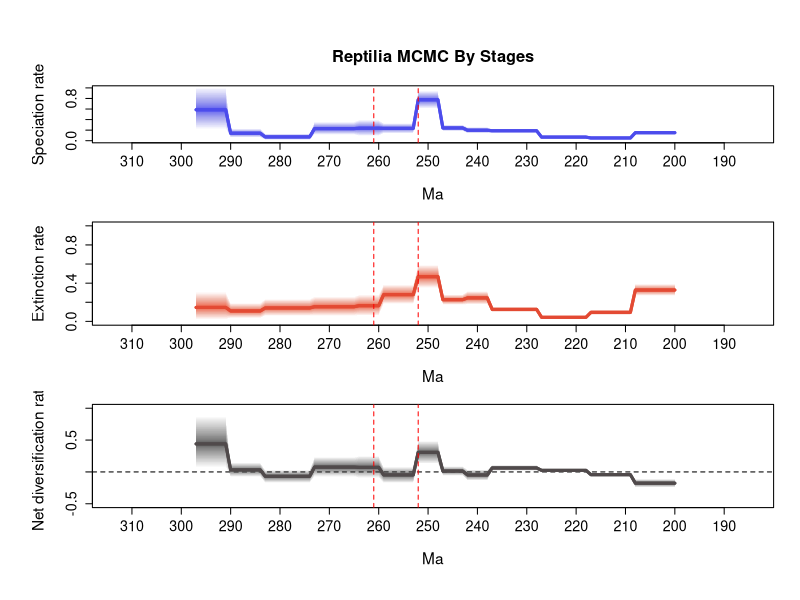

R code for this plot:
# 1 files combined:
# 	C:\Users\SimoesLabAdmin\Documents\BDNN_Arielli\reptilia\mcmc_fixshift_no_predictors\D_mcmc\combined_10_marginal_rates.log

# 95% HPDs calculated using code from Biopy (https://www.cs.auckland.ac.nz/~yhel002/biopy/)

pdf(file='C:/Users/SimoesLabAdmin/Documents/BDNN_Arielli/reptilia/mcmc_fixshift_no_predictors/D_mcmc/combined_10_marginal_rates_RTT_final.pdf',width=8, height=10.8)
par(mfrow=c(3,1), cex.main=1.7, cex.lab=1.4, cex.axis=1.3,
    # mar=c(4, 5, 4.5, 2),   # bottom, left, top, right margins - increased top margin
    mgp=c(3.5, 1, 0),      # distance of axis labels from plot, increase first value to move y axis label further out
    oma=c(2, 2, 2, 0))     # outer margins for the entire figure

library(scales)
plot_RTT <- function (age,hpd_M,hpd_m,mean_m,color){
    N=100
    beta=(1:(N-1))/N
    alpha_shape=0.25
    cat=1-(beta^(1./alpha_shape))
    for (i in 1:(N-1)){
        trans= 1/N + 2/N
        polygon(c(age, rev(age)), c(hpd_M-((hpd_M-mean_m)*cat[i]), rev(hpd_m+((mean_m-hpd_m)*cat[i]))), col = alpha(color,trans), border = NA)
    }
    lines(rev(age), rev(mean_m), col = color, lwd=3)
}
    
L_hpd_m95=c(NA, NA,NA,NA,NA,NA,NA,NA,NA,NA,NA,NA,NA,NA,NA,NA,NA,NA,NA,NA,NA,NA,NA,NA,NA,NA,NA,NA,NA,NA,NA,NA,NA,NA,NA,NA,NA,NA,NA,NA,NA,NA,NA,NA,NA,NA,NA,NA,NA,NA,NA,NA,NA,NA,NA,NA,NA,NA,NA,NA,NA,NA,NA,NA,NA,NA,NA,NA,NA,NA,NA,NA,NA,NA,NA,NA,NA,NA,NA,NA,NA,NA,NA,NA,NA,NA,NA,NA,NA,NA,NA,NA,NA,NA,NA,NA,NA,NA,NA,NA,NA,NA,NA,NA,NA,NA,NA,NA,NA,NA,NA,NA,NA,NA,NA,NA,NA,NA,NA,NA,NA,NA,NA,NA,NA,NA,NA,NA,NA,NA,NA,NA,NA,NA,NA,NA,NA,NA,NA,NA,NA,NA,NA,NA,NA,NA,NA,NA,NA,NA,NA,NA,NA,NA,NA,NA,NA,NA,NA,NA,NA,NA,NA,NA,NA,NA,NA,NA,NA,NA,NA,NA,NA,NA,NA,NA,NA,NA,NA,NA,NA,NA,NA,NA,NA,NA,NA,NA,NA,NA,NA,NA,NA,NA,NA,NA,NA,NA,NA,NA,0.114994,0.114994,0.114994,0.114994,0.114994,0.114994,0.114994,0.114994,0.114994,0.033474,0.033474,0.033474,0.033474,0.033474,0.033474,0.033474,0.033474,0.033474,0.046121,0.046121,0.046121,0.046121,0.046121,0.046121,0.046121,0.046121,0.046121,0.046121,0.152609,0.152609,0.152609,0.152609,0.152609,0.152609,0.152609,0.152609,0.152609,0.152609,0.139653,0.139653,0.139653,0.139653,0.139653,0.181072,0.181072,0.181072,0.181072,0.181072,0.606852,0.606852,0.606852,0.606852,0.606852,0.136972,0.136972,0.136972,0.136972,0.136972,0.136972,0.136972,0.089169,0.089169,0.089169,0.089169,0.089169,0.110491,0.110491,0.110491,0.110491,0.110491,0.110491,0.110491,0.110491,0.110491,0.015348,0.015348,0.015348,0.015348,0.015348,0.015348,0.015348,0.015348,0.015348,0.015348,0.057541,0.057541,0.057541,0.057541,0.057541,0.057541,0.057541,0.212008,0.212008,0.212008,0.212008,0.212008,0.212008,0.212008)
L_hpd_M95=c(NA, NA,NA,NA,NA,NA,NA,NA,NA,NA,NA,NA,NA,NA,NA,NA,NA,NA,NA,NA,NA,NA,NA,NA,NA,NA,NA,NA,NA,NA,NA,NA,NA,NA,NA,NA,NA,NA,NA,NA,NA,NA,NA,NA,NA,NA,NA,NA,NA,NA,NA,NA,NA,NA,NA,NA,NA,NA,NA,NA,NA,NA,NA,NA,NA,NA,NA,NA,NA,NA,NA,NA,NA,NA,NA,NA,NA,NA,NA,NA,NA,NA,NA,NA,NA,NA,NA,NA,NA,NA,NA,NA,NA,NA,NA,NA,NA,NA,NA,NA,NA,NA,NA,NA,NA,NA,NA,NA,NA,NA,NA,NA,NA,NA,NA,NA,NA,NA,NA,NA,NA,NA,NA,NA,NA,NA,NA,NA,NA,NA,NA,NA,NA,NA,NA,NA,NA,NA,NA,NA,NA,NA,NA,NA,NA,NA,NA,NA,NA,NA,NA,NA,NA,NA,NA,NA,NA,NA,NA,NA,NA,NA,NA,NA,NA,NA,NA,NA,NA,NA,NA,NA,NA,NA,NA,NA,NA,NA,NA,NA,NA,NA,NA,NA,NA,NA,NA,NA,NA,NA,NA,NA,NA,NA,NA,NA,NA,NA,NA,NA,0.189141,0.189141,0.189141,0.189141,0.189141,0.189141,0.189141,0.189141,0.189141,0.069574,0.069574,0.069574,0.069574,0.069574,0.069574,0.069574,0.069574,0.069574,0.088657,0.088657,0.088657,0.088657,0.088657,0.088657,0.088657,0.088657,0.088657,0.088657,0.224674,0.224674,0.224674,0.224674,0.224674,0.224674,0.224674,0.224674,0.224674,0.224674,0.257379,0.257379,0.257379,0.257379,0.257379,0.303106,0.303106,0.303106,0.303106,0.303106,0.951545,0.951545,0.951545,0.951545,0.951545,0.333101,0.333101,0.333101,0.333101,0.333101,0.333101,0.333101,0.395803,0.395803,0.395803,0.395803,0.395803,0.357951,0.357951,0.357951,0.357951,0.357951,0.357951,0.357951,0.357951,0.357951,0.13264,0.13264,0.13264,0.13264,0.13264,0.13264,0.13264,0.13264,0.13264,0.13264,0.231432,0.231432,0.231432,0.231432,0.231432,0.231432,0.231432,1.020888,1.020888,1.020888,1.020888,1.020888,1.020888,1.020888)
M_hpd_m95=c(NA, NA,NA,NA,NA,NA,NA,NA,NA,NA,NA,NA,NA,NA,NA,NA,NA,NA,NA,NA,NA,NA,NA,NA,NA,NA,NA,NA,NA,NA,NA,NA,NA,NA,NA,NA,NA,NA,NA,NA,NA,NA,NA,NA,NA,NA,NA,NA,NA,NA,NA,NA,NA,NA,NA,NA,NA,NA,NA,NA,NA,NA,NA,NA,NA,NA,NA,NA,NA,NA,NA,NA,NA,NA,NA,NA,NA,NA,NA,NA,NA,NA,NA,NA,NA,NA,NA,NA,NA,NA,NA,NA,NA,NA,NA,NA,NA,NA,NA,NA,NA,NA,NA,NA,NA,NA,NA,NA,NA,NA,NA,NA,NA,NA,NA,NA,NA,NA,NA,NA,NA,NA,NA,NA,NA,NA,NA,NA,NA,NA,NA,NA,NA,NA,NA,NA,NA,NA,NA,NA,NA,NA,NA,NA,NA,NA,NA,NA,NA,NA,NA,NA,NA,NA,NA,NA,NA,NA,NA,NA,NA,NA,NA,NA,NA,NA,NA,NA,NA,NA,NA,NA,NA,NA,NA,NA,NA,NA,NA,NA,NA,NA,NA,NA,NA,NA,NA,NA,NA,NA,NA,NA,NA,NA,NA,NA,NA,NA,NA,NA,0.266444,0.266444,0.266444,0.266444,0.266444,0.266444,0.266444,0.266444,0.266444,0.067035,0.067035,0.067035,0.067035,0.067035,0.067035,0.067035,0.067035,0.067035,0.025482,0.025482,0.025482,0.025482,0.025482,0.025482,0.025482,0.025482,0.025482,0.025482,0.097251,0.097251,0.097251,0.097251,0.097251,0.097251,0.097251,0.097251,0.097251,0.097251,0.174707,0.174707,0.174707,0.174707,0.174707,0.172917,0.172917,0.172917,0.172917,0.172917,0.347579,0.347579,0.347579,0.347579,0.347579,0.179302,0.179302,0.179302,0.179302,0.179302,0.179302,0.179302,0.058298,0.058298,0.058298,0.058298,0.058298,0.056564,0.056564,0.056564,0.056564,0.056564,0.056564,0.056564,0.056564,0.056564,0.056263,0.056263,0.056263,0.056263,0.056263,0.056263,0.056263,0.056263,0.056263,0.056263,0.033415,0.033415,0.033415,0.033415,0.033415,0.033415,0.033415,0.018107,0.018107,0.018107,0.018107,0.018107,0.018107,0.018107)
M_hpd_M95=c(NA, NA,NA,NA,NA,NA,NA,NA,NA,NA,NA,NA,NA,NA,NA,NA,NA,NA,NA,NA,NA,NA,NA,NA,NA,NA,NA,NA,NA,NA,NA,NA,NA,NA,NA,NA,NA,NA,NA,NA,NA,NA,NA,NA,NA,NA,NA,NA,NA,NA,NA,NA,NA,NA,NA,NA,NA,NA,NA,NA,NA,NA,NA,NA,NA,NA,NA,NA,NA,NA,NA,NA,NA,NA,NA,NA,NA,NA,NA,NA,NA,NA,NA,NA,NA,NA,NA,NA,NA,NA,NA,NA,NA,NA,NA,NA,NA,NA,NA,NA,NA,NA,NA,NA,NA,NA,NA,NA,NA,NA,NA,NA,NA,NA,NA,NA,NA,NA,NA,NA,NA,NA,NA,NA,NA,NA,NA,NA,NA,NA,NA,NA,NA,NA,NA,NA,NA,NA,NA,NA,NA,NA,NA,NA,NA,NA,NA,NA,NA,NA,NA,NA,NA,NA,NA,NA,NA,NA,NA,NA,NA,NA,NA,NA,NA,NA,NA,NA,NA,NA,NA,NA,NA,NA,NA,NA,NA,NA,NA,NA,NA,NA,NA,NA,NA,NA,NA,NA,NA,NA,NA,NA,NA,NA,NA,NA,NA,NA,NA,NA,0.392508,0.392508,0.392508,0.392508,0.392508,0.392508,0.392508,0.392508,0.392508,0.121397,0.121397,0.121397,0.121397,0.121397,0.121397,0.121397,0.121397,0.121397,0.060656,0.060656,0.060656,0.060656,0.060656,0.060656,0.060656,0.060656,0.060656,0.060656,0.153565,0.153565,0.153565,0.153565,0.153565,0.153565,0.153565,0.153565,0.153565,0.153565,0.317308,0.317308,0.317308,0.317308,0.317308,0.282132,0.282132,0.282132,0.282132,0.282132,0.594192,0.594192,0.594192,0.594192,0.594192,0.387325,0.387325,0.387325,0.387325,0.387325,0.387325,0.387325,0.280056,0.280056,0.280056,0.280056,0.280056,0.259211,0.259211,0.259211,0.259211,0.259211,0.259211,0.259211,0.259211,0.259211,0.234882,0.234882,0.234882,0.234882,0.234882,0.234882,0.234882,0.234882,0.234882,0.234882,0.192177,0.192177,0.192177,0.192177,0.192177,0.192177,0.192177,0.309768,0.309768,0.309768,0.309768,0.309768,0.309768,0.309768)
R_hpd_m95=c(NA, NA,NA,NA,NA,NA,NA,NA,NA,NA,NA,NA,NA,NA,NA,NA,NA,NA,NA,NA,NA,NA,NA,NA,NA,NA,NA,NA,NA,NA,NA,NA,NA,NA,NA,NA,NA,NA,NA,NA,NA,NA,NA,NA,NA,NA,NA,NA,NA,NA,NA,NA,NA,NA,NA,NA,NA,NA,NA,NA,NA,NA,NA,NA,NA,NA,NA,NA,NA,NA,NA,NA,NA,NA,NA,NA,NA,NA,NA,NA,NA,NA,NA,NA,NA,NA,NA,NA,NA,NA,NA,NA,NA,NA,NA,NA,NA,NA,NA,NA,NA,NA,NA,NA,NA,NA,NA,NA,NA,NA,NA,NA,NA,NA,NA,NA,NA,NA,NA,NA,NA,NA,NA,NA,NA,NA,NA,NA,NA,NA,NA,NA,NA,NA,NA,NA,NA,NA,NA,NA,NA,NA,NA,NA,NA,NA,NA,NA,NA,NA,NA,NA,NA,NA,NA,NA,NA,NA,NA,NA,NA,NA,NA,NA,NA,NA,NA,NA,NA,NA,NA,NA,NA,NA,NA,NA,NA,NA,NA,NA,NA,NA,NA,NA,NA,NA,NA,NA,NA,NA,NA,NA,NA,NA,NA,NA,NA,NA,NA,NA,-0.245767,-0.245767,-0.245767,-0.245767,-0.245767,-0.245767,-0.245767,-0.245767,-0.245767,-0.071773,-0.071773,-0.071773,-0.071773,-0.071773,-0.071773,-0.071773,-0.071773,-0.071773,0.000982,0.000982,0.000982,0.000982,0.000982,0.000982,0.000982,0.000982,0.000982,0.000982,0.017191,0.017191,0.017191,0.017191,0.017191,0.017191,0.017191,0.017191,0.017191,0.017191,-0.137092,-0.137092,-0.137092,-0.137092,-0.137092,-0.059507,-0.059507,-0.059507,-0.059507,-0.059507,0.127017,0.127017,0.127017,0.127017,0.127017,-0.175252,-0.175252,-0.175252,-0.175252,-0.175252,-0.175252,-0.175252,-0.095712,-0.095712,-0.095712,-0.095712,-0.095712,-0.078147,-0.078147,-0.078147,-0.078147,-0.078147,-0.078147,-0.078147,-0.078147,-0.078147,-0.173051,-0.173051,-0.173051,-0.173051,-0.173051,-0.173051,-0.173051,-0.173051,-0.173051,-0.173051,-0.078221,-0.078221,-0.078221,-0.078221,-0.078221,-0.078221,-0.078221,0.066983,0.066983,0.066983,0.066983,0.066983,0.066983,0.066983)
R_hpd_M95=c(NA, NA,NA,NA,NA,NA,NA,NA,NA,NA,NA,NA,NA,NA,NA,NA,NA,NA,NA,NA,NA,NA,NA,NA,NA,NA,NA,NA,NA,NA,NA,NA,NA,NA,NA,NA,NA,NA,NA,NA,NA,NA,NA,NA,NA,NA,NA,NA,NA,NA,NA,NA,NA,NA,NA,NA,NA,NA,NA,NA,NA,NA,NA,NA,NA,NA,NA,NA,NA,NA,NA,NA,NA,NA,NA,NA,NA,NA,NA,NA,NA,NA,NA,NA,NA,NA,NA,NA,NA,NA,NA,NA,NA,NA,NA,NA,NA,NA,NA,NA,NA,NA,NA,NA,NA,NA,NA,NA,NA,NA,NA,NA,NA,NA,NA,NA,NA,NA,NA,NA,NA,NA,NA,NA,NA,NA,NA,NA,NA,NA,NA,NA,NA,NA,NA,NA,NA,NA,NA,NA,NA,NA,NA,NA,NA,NA,NA,NA,NA,NA,NA,NA,NA,NA,NA,NA,NA,NA,NA,NA,NA,NA,NA,NA,NA,NA,NA,NA,NA,NA,NA,NA,NA,NA,NA,NA,NA,NA,NA,NA,NA,NA,NA,NA,NA,NA,NA,NA,NA,NA,NA,NA,NA,NA,NA,NA,NA,NA,NA,NA,-0.108956,-0.108956,-0.108956,-0.108956,-0.108956,-0.108956,-0.108956,-0.108956,-0.108956,-0.014287,-0.014287,-0.014287,-0.014287,-0.014287,-0.014287,-0.014287,-0.014287,-0.014287,0.048329,0.048329,0.048329,0.048329,0.048329,0.048329,0.048329,0.048329,0.048329,0.048329,0.106874,0.106874,0.106874,0.106874,0.106874,0.106874,0.106874,0.106874,0.106874,0.106874,0.039836,0.039836,0.039836,0.039836,0.039836,0.089449,0.089449,0.089449,0.089449,0.089449,0.491442,0.491442,0.491442,0.491442,0.491442,0.08185,0.08185,0.08185,0.08185,0.08185,0.08185,0.08185,0.254135,0.254135,0.254135,0.254135,0.254135,0.236419,0.236419,0.236419,0.236419,0.236419,0.236419,0.236419,0.236419,0.236419,0.034041,0.034041,0.034041,0.034041,0.034041,0.034041,0.034041,0.034041,0.034041,0.034041,0.146114,0.146114,0.146114,0.146114,0.146114,0.146114,0.146114,0.873557,0.873557,0.873557,0.873557,0.873557,0.873557,0.873557)
L_mean=c(NA, NA,NA,NA,NA,NA,NA,NA,NA,NA,NA,NA,NA,NA,NA,NA,NA,NA,NA,NA,NA,NA,NA,NA,NA,NA,NA,NA,NA,NA,NA,NA,NA,NA,NA,NA,NA,NA,NA,NA,NA,NA,NA,NA,NA,NA,NA,NA,NA,NA,NA,NA,NA,NA,NA,NA,NA,NA,NA,NA,NA,NA,NA,NA,NA,NA,NA,NA,NA,NA,NA,NA,NA,NA,NA,NA,NA,NA,NA,NA,NA,NA,NA,NA,NA,NA,NA,NA,NA,NA,NA,NA,NA,NA,NA,NA,NA,NA,NA,NA,NA,NA,NA,NA,NA,NA,NA,NA,NA,NA,NA,NA,NA,NA,NA,NA,NA,NA,NA,NA,NA,NA,NA,NA,NA,NA,NA,NA,NA,NA,NA,NA,NA,NA,NA,NA,NA,NA,NA,NA,NA,NA,NA,NA,NA,NA,NA,NA,NA,NA,NA,NA,NA,NA,NA,NA,NA,NA,NA,NA,NA,NA,NA,NA,NA,NA,NA,NA,NA,NA,NA,NA,NA,NA,NA,NA,NA,NA,NA,NA,NA,NA,NA,NA,NA,NA,NA,NA,NA,NA,NA,NA,NA,NA,NA,NA,NA,NA,NA,NA,0.151330238655556,0.151330238655556,0.151330238655556,0.151330238655556,0.151330238655556,0.151330238655556,0.151330238655556,0.151330238655556,0.151330238655556,0.0512139904,0.0512139904,0.0512139904,0.0512139904,0.0512139904,0.0512139904,0.0512139904,0.0512139904,0.0512139904,0.067545195233333,0.067545195233333,0.067545195233333,0.067545195233333,0.067545195233333,0.067545195233333,0.067545195233333,0.067545195233333,0.067545195233333,0.067545195233333,0.187672389244444,0.187672389244444,0.187672389244444,0.187672389244444,0.187672389244444,0.187672389244444,0.187672389244444,0.187672389244444,0.187672389244444,0.187672389244444,0.197644816633333,0.197644816633333,0.197644816633333,0.197644816633333,0.197644816633333,0.2411908275,0.2411908275,0.2411908275,0.2411908275,0.2411908275,0.775297504,0.775297504,0.775297504,0.775297504,0.775297504,0.233464674177778,0.233464674177778,0.233464674177778,0.233464674177778,0.233464674177778,0.233464674177778,0.233464674177778,0.235823171044444,0.235823171044444,0.235823171044444,0.235823171044444,0.235823171044444,0.228914010355556,0.228914010355556,0.228914010355556,0.228914010355556,0.228914010355556,0.228914010355556,0.228914010355556,0.228914010355556,0.228914010355556,0.071749242466667,0.071749242466667,0.071749242466667,0.071749242466667,0.071749242466667,0.071749242466667,0.071749242466667,0.071749242466667,0.071749242466667,0.071749242466667,0.141282295644444,0.141282295644444,0.141282295644444,0.141282295644444,0.141282295644444,0.141282295644444,0.141282295644444,0.585857482055556,0.585857482055556,0.585857482055556,0.585857482055556,0.585857482055556,0.585857482055556,0.585857482055556)
M_mean=c(NA, NA,NA,NA,NA,NA,NA,NA,NA,NA,NA,NA,NA,NA,NA,NA,NA,NA,NA,NA,NA,NA,NA,NA,NA,NA,NA,NA,NA,NA,NA,NA,NA,NA,NA,NA,NA,NA,NA,NA,NA,NA,NA,NA,NA,NA,NA,NA,NA,NA,NA,NA,NA,NA,NA,NA,NA,NA,NA,NA,NA,NA,NA,NA,NA,NA,NA,NA,NA,NA,NA,NA,NA,NA,NA,NA,NA,NA,NA,NA,NA,NA,NA,NA,NA,NA,NA,NA,NA,NA,NA,NA,NA,NA,NA,NA,NA,NA,NA,NA,NA,NA,NA,NA,NA,NA,NA,NA,NA,NA,NA,NA,NA,NA,NA,NA,NA,NA,NA,NA,NA,NA,NA,NA,NA,NA,NA,NA,NA,NA,NA,NA,NA,NA,NA,NA,NA,NA,NA,NA,NA,NA,NA,NA,NA,NA,NA,NA,NA,NA,NA,NA,NA,NA,NA,NA,NA,NA,NA,NA,NA,NA,NA,NA,NA,NA,NA,NA,NA,NA,NA,NA,NA,NA,NA,NA,NA,NA,NA,NA,NA,NA,NA,NA,NA,NA,NA,NA,NA,NA,NA,NA,NA,NA,NA,NA,NA,NA,NA,NA,0.328131380822222,0.328131380822222,0.328131380822222,0.328131380822222,0.328131380822222,0.328131380822222,0.328131380822222,0.328131380822222,0.328131380822222,0.094444743022222,0.094444743022222,0.094444743022222,0.094444743022222,0.094444743022222,0.094444743022222,0.094444743022222,0.094444743022222,0.094444743022222,0.042855392788889,0.042855392788889,0.042855392788889,0.042855392788889,0.042855392788889,0.042855392788889,0.042855392788889,0.042855392788889,0.042855392788889,0.042855392788889,0.1251095134,0.1251095134,0.1251095134,0.1251095134,0.1251095134,0.1251095134,0.1251095134,0.1251095134,0.1251095134,0.1251095134,0.2454266431,0.2454266431,0.2454266431,0.2454266431,0.2454266431,0.227031193711111,0.227031193711111,0.227031193711111,0.227031193711111,0.227031193711111,0.467839329033333,0.467839329033333,0.467839329033333,0.467839329033333,0.467839329033333,0.279892344955556,0.279892344955556,0.279892344955556,0.279892344955556,0.279892344955556,0.279892344955556,0.279892344955556,0.164054551122222,0.164054551122222,0.164054551122222,0.164054551122222,0.164054551122222,0.153096309088889,0.153096309088889,0.153096309088889,0.153096309088889,0.153096309088889,0.153096309088889,0.153096309088889,0.153096309088889,0.153096309088889,0.140174235122222,0.140174235122222,0.140174235122222,0.140174235122222,0.140174235122222,0.140174235122222,0.140174235122222,0.140174235122222,0.140174235122222,0.140174235122222,0.109193183133333,0.109193183133333,0.109193183133333,0.109193183133333,0.109193183133333,0.109193183133333,0.109193183133333,0.145943641166667,0.145943641166667,0.145943641166667,0.145943641166667,0.145943641166667,0.145943641166667,0.145943641166667)
R_mean=c(NA, NA,NA,NA,NA,NA,NA,NA,NA,NA,NA,NA,NA,NA,NA,NA,NA,NA,NA,NA,NA,NA,NA,NA,NA,NA,NA,NA,NA,NA,NA,NA,NA,NA,NA,NA,NA,NA,NA,NA,NA,NA,NA,NA,NA,NA,NA,NA,NA,NA,NA,NA,NA,NA,NA,NA,NA,NA,NA,NA,NA,NA,NA,NA,NA,NA,NA,NA,NA,NA,NA,NA,NA,NA,NA,NA,NA,NA,NA,NA,NA,NA,NA,NA,NA,NA,NA,NA,NA,NA,NA,NA,NA,NA,NA,NA,NA,NA,NA,NA,NA,NA,NA,NA,NA,NA,NA,NA,NA,NA,NA,NA,NA,NA,NA,NA,NA,NA,NA,NA,NA,NA,NA,NA,NA,NA,NA,NA,NA,NA,NA,NA,NA,NA,NA,NA,NA,NA,NA,NA,NA,NA,NA,NA,NA,NA,NA,NA,NA,NA,NA,NA,NA,NA,NA,NA,NA,NA,NA,NA,NA,NA,NA,NA,NA,NA,NA,NA,NA,NA,NA,NA,NA,NA,NA,NA,NA,NA,NA,NA,NA,NA,NA,NA,NA,NA,NA,NA,NA,NA,NA,NA,NA,NA,NA,NA,NA,NA,NA,NA,-0.1768011409,-0.1768011409,-0.1768011409,-0.1768011409,-0.1768011409,-0.1768011409,-0.1768011409,-0.1768011409,-0.1768011409,-0.043230755155556,-0.043230755155556,-0.043230755155556,-0.043230755155556,-0.043230755155556,-0.043230755155556,-0.043230755155556,-0.043230755155556,-0.043230755155556,0.024689801488889,0.024689801488889,0.024689801488889,0.024689801488889,0.024689801488889,0.024689801488889,0.024689801488889,0.024689801488889,0.024689801488889,0.024689801488889,0.062562874988889,0.062562874988889,0.062562874988889,0.062562874988889,0.062562874988889,0.062562874988889,0.062562874988889,0.062562874988889,0.062562874988889,0.062562874988889,-0.047781829444444,-0.047781829444444,-0.047781829444444,-0.047781829444444,-0.047781829444444,0.014159632422222,0.014159632422222,0.014159632422222,0.014159632422222,0.014159632422222,0.307458172688889,0.307458172688889,0.307458172688889,0.307458172688889,0.307458172688889,-0.046427672311111,-0.046427672311111,-0.046427672311111,-0.046427672311111,-0.046427672311111,-0.046427672311111,-0.046427672311111,0.0717686202,0.0717686202,0.0717686202,0.0717686202,0.0717686202,0.075817701544444,0.075817701544444,0.075817701544444,0.075817701544444,0.075817701544444,0.075817701544444,0.075817701544444,0.075817701544444,0.075817701544444,-0.068424991188889,-0.068424991188889,-0.068424991188889,-0.068424991188889,-0.068424991188889,-0.068424991188889,-0.068424991188889,-0.068424991188889,-0.068424991188889,-0.068424991188889,0.032089112333333,0.032089112333333,0.032089112333333,0.032089112333333,0.032089112333333,0.032089112333333,0.032089112333333,0.4399138442,0.4399138442,0.4399138442,0.4399138442,0.4399138442,0.4399138442,0.4399138442)
trans=0.5
age=(0:(298-1))* -1
# Calculate positions for the mass extinction events
perm_trias_extinction = -252 # End-Permian mass extinction (252 Ma)
guadalupian_extinction = -261 # Guadalupian extinction (261 Ma)

# Define custom tick positions at 10 MY intervals
x_ticks <- seq(-310, -190, by=10)
x_tick_labels <- abs(x_ticks)

# First plot: Speciation rate
par(mar=c(5, 5, 4.5, 2))  # bottom, left, top, right margins
plot(age, age, type='n', ylim=c(0, 1), xlim=c(-312.9, -185.1), 
     ylab='Speciation rate', xlab='Ma', main='Reptilia MCMC By Stages', 
     xaxt='n', cex.main=1.5, cex.lab=1.4, cex.axis=1.3) # xaxt removes default x axis
axis(1, at=x_ticks, labels=x_tick_labels, cex.axis=1.3) # Custom x-axis with 10MY interval ticks
plot_RTT(age, L_hpd_M95, L_hpd_m95, L_mean, "#4c4cec")
lines(rev(age), rev(L_mean), col="#4c4cec", lwd=3)

# Add vertical lines for mass extinction events
abline(v=perm_trias_extinction, col="red", lty=2) 
abline(v=guadalupian_extinction, col="red", lty=2)

# Second plot: Extinction rate
par(mar=c(5, 5, 1, 2))  # bottom, left, top, right margins. Reduced top margin to 2.5 (from 4.5)
plot(age, age, type='n', ylim=c(0, 1), xlim=c(-312.9, -185.1), 
     ylab='Extinction rate', xlab='Ma',
     xaxt='n', cex.main=1.5, cex.lab=1.4, cex.axis=1.3) # xaxt removes default x axis
axis(1, at=x_ticks, labels=x_tick_labels, cex.axis=1.3) # Custom x-axis with 10MY interval ticks

plot_RTT(age, M_hpd_M95, M_hpd_m95, M_mean, "#e34a33")
lines(rev(age), rev(M_mean), col="#e34a33", lwd=3)

# Add vertical lines for mass extinction events
abline(v=perm_trias_extinction, col="red", lty=2)
abline(v=guadalupian_extinction, col="red", lty=2)


# Third plot: Net diversification rate
par(mar=c(5, 5, 1, 2))  # bottom, left, top, right margins. Reduced top margin to 2.5 (from 4.5)
plot(age, age, type='n', ylim=c(-0.5, 1), xlim=c(-312.9, -185.1), 
     ylab='Net diversification rate', xlab='Ma',
     xaxt='n', cex.main=1.5, cex.lab=1.4, cex.axis=1.3) # xaxt removes default x axis
axis(1, at=x_ticks, labels=x_tick_labels, cex.axis=1.3) # Custom x-axis with 10MY interval ticks

abline(h=0, lty=2, col="black")
plot_RTT(age, R_hpd_M95, R_hpd_m95, R_mean, "#504A4B")
lines(rev(age), rev(R_mean), col="#504A4B", lwd=3)

# Add vertical lines for mass extinction events
abline(v=perm_trias_extinction, col="red", lty=2)
abline(v=guadalupian_extinction, col="red", lty=2)

dev.off()
